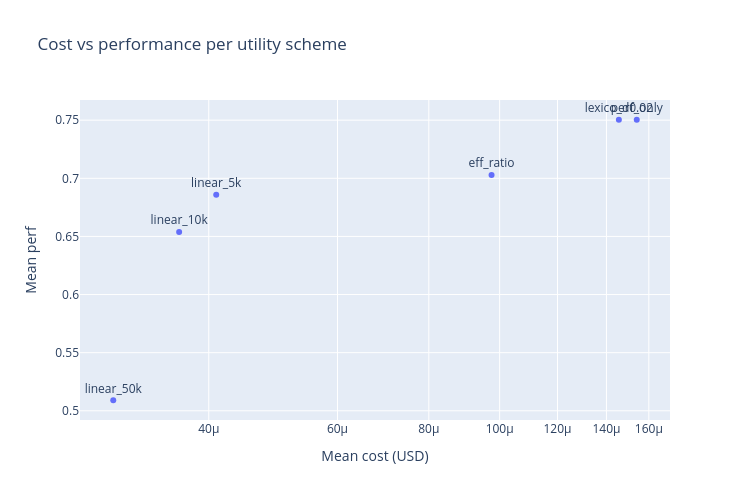

The cell this chart's notebook holds for it:
### Code cell
import plotly.express as px
fig = px.scatter(
    scheme_stats_df,
    x='mean_cost',
    y='mean_perf',
    text='scheme',
    title='Cost vs performance per utility scheme',
    labels={'mean_cost': 'Mean cost (USD)', 'mean_perf': 'Mean perf'},
)
fig.update_traces(textposition='top center')
fig.update_xaxes(type='log')
fig.update_layout(width=750, height=500)
fig.show()

### Figure 1 — Plotly figure (JSON) as saved in the notebook; plotly's stock layout.template omitted (floating-point values rounded to 4 significant figures)
{"data": [{"hovertemplate": "Mean cost (USD)=%{x}<br>Mean perf=%{y}<br>scheme=%{text}<extra></extra>", "legendgroup": "", "marker": {"color": "#636efa", "symbol": "circle"}, "mode": "markers+text", "name": "", "orientation": "v", "showlegend": false, "text": ["perf_only", "linear_5k", "linear_10k", "linear_50k", "eff_ratio", "lexico_d0.02"], "textposition": "top center", "type": "scatter", "x": [0.000154, 4.095e-05, 3.644e-05, 2.961e-05, 9.749e-05, 0.0001456], "xaxis": "x", "y": [0.7504, 0.6859, 0.6538, 0.5091, 0.7028, 0.7504], "yaxis": "y"}], "layout": {"height": 500, "legend": {"tracegroupgap": 0}, "title": {"text": "Cost vs performance per utility scheme"}, "width": 750, "xaxis": {"anchor": "y", "domain": [0, 1], "title": {"text": "Mean cost (USD)"}, "type": "log"}, "yaxis": {"anchor": "x", "domain": [0, 1], "title": {"text": "Mean perf"}}}}
